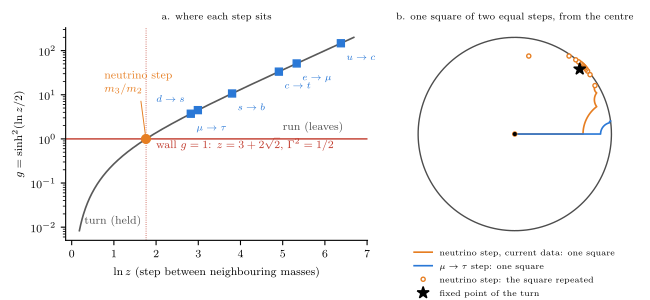

Here is the Python script that generated this plot:
# SCRIPT: NAW-FIG-WALL-01  The neutrino step against the wall, drawn from the boost matrices (no fitted curve).
# Panel a: g = sinh^2(ln z / 2) = (z-1)^2/(4z) for the neutrino step and the charged generation steps; g = 1 is the wall.
# Panel b: the square (step a, step b, back a, back b) of two equal perpendicular steps, repeated, in the Poincare disc.
#          Below the wall it is a turn about a fixed point; past it, a run to the rim.
import numpy as np, math, matplotlib
matplotlib.use('pgf'); import matplotlib.pyplot as plt
plt.rcParams.update({'font.size':8,'pgf.texsystem':'pdflatex','pgf.rcfonts':False,'font.family':'serif','axes.spines.top':False,'axes.spines.right':False})
def boost(ux,uy,r):
    c,s=math.cosh(r),math.sinh(r); u=np.array([ux,uy]); B=np.eye(3); B[0,0]=c; B[0,1:]=s*u; B[1:,0]=s*u; B[1:,1:]=np.eye(2)+(c-1)*np.outer(u,u); return B
def square(r): return boost(1,0,r)@boost(0,1,r)@boost(-1,0,r)@boost(0,-1,r)
disc=lambda p: (p[1]/(1+p[0]), p[2]/(1+p[0]))
g=lambda z:(z-1)**2/(4*z)
nu={'neutrino step, current data':5.80689,'neutrino step, NuFIT 6.0':5.8165}
ch={'$\\mu\\to\\tau$':16.82,'$d\\to s$':19.89,'$s\\to b$':44.74,'$c\\to t$':135.6,'$e\\to\\mu$':206.8,'$u\\to c$':589.4}
zw=3+2*math.sqrt(2)
fig,ax=plt.subplots(1,2,figsize=(6.5,3.0),gridspec_kw={'width_ratios':[1.25,1]})
a=ax[0]; Z=np.geomspace(1.2,800,400); a.plot(np.log(Z),g(Z),color='0.35',lw=1.2)
a.axhline(1,color='#c0392b',lw=1); a.axvline(math.log(zw),color='#c0392b',lw=0.6,ls=':')
a.text(2.0,0.62,'wall $g=1$: $z=3+2\\sqrt{2}$, $\\Gamma^2=1/2$',color='#c0392b')
for k,z in ch.items(): a.plot(math.log(z),g(z),'s',color='#2a78d6',ms=5); a.annotate(k,(math.log(z),g(z)),xytext=((4,-12) if k!='$d\\to s$' else (-30,6)),textcoords='offset points',color='#2a78d6',fontsize=7)
a.plot([math.log(z) for z in nu.values()],[g(z) for z in nu.values()],'o',color='#e67e22',ms=6)
a.annotate('neutrino step\n$m_3/m_2$',(math.log(5.81),g(5.81)),xytext=(-30,34),textcoords='offset points',color='#e67e22',arrowprops=dict(arrowstyle='-',color='#e67e22',lw=0.7))
a.set_yscale('log'); a.set_xlabel('$\\ln z$ (step between neighbouring masses)'); a.set_ylabel('$g=\\sinh^2(\\ln z/2)$'); a.set_title('a. where each step sits',fontsize=7)
a.text(0.3,0.012,'turn (held)',color='0.3'); a.text(5.0,1.6,'run (leaves)',color='0.3')
b=ax[1]; t=np.linspace(0,2*np.pi,300); b.plot(np.cos(t),np.sin(t),color='0.3',lw=1); b.set_aspect('equal'); b.axis('off')
def walk(r,reps):
    dirs=[(1,0),(0,1),(-1,0),(0,-1)]; M=np.eye(3); pts=[disc(M@np.array([1.,0,0]))]; ends=[]
    for k in range(reps):
        for (ux,uy) in dirs:
            for f in np.linspace(0,1,25)[1:]: pts.append(disc(M@boost(ux,uy,r*f)@np.array([1.,0,0])))
            M=M@boost(ux,uy,r)
        ends.append(disc(M@np.array([1.,0,0])))
    return np.array(pts),np.array(ends),M
out=[]
for z,col,reps,lab in [(5.80689,'#e67e22',1,'neutrino step, current data'),(16.82,'#2a78d6',1,'$\\mu\\to\\tau$ step')]:
    r=math.log(z); P,E,M=walk(r,reps); b.plot(P[:,0],P[:,1],color=col,lw=1.2,label=lab+': one square')
    out.append((lab,np.hypot(*E[-1])))
r=math.log(5.80689); C=square(r); p=np.array([1.,0,0]); orb=[disc(p)]
for k in range(15): p=C@p; orb.append(disc(p))
orb=np.array(orb); b.plot(orb[:,0],orb[:,1],'o',color='#e67e22',ms=3,mfc='white',label='neutrino step: the square repeated')
w,v=np.linalg.eig(C); i=np.argmin(abs(w-1)); fp=np.real(v[:,i]); fp=fp/np.sqrt(fp[0]**2-fp[1]**2-fp[2]**2); fp=fp*np.sign(fp[0])
b.plot(*disc(fp),'*',color='k',ms=9,label='fixed point of the turn'); out.append(('fixed point radius',np.hypot(*disc(fp))))
b.plot(0,0,'k.',ms=4); b.legend(frameon=False,fontsize=6.5,loc='upper center',bbox_to_anchor=(0.5,0.0)); b.set_title('b. one square of two equal steps, from the centre',fontsize=7)
plt.tight_layout(); plt.savefig('fig_wall.pdf'); plt.savefig('fig_wall.pgf')
for k,z in {**nu,'mu->tau':16.82}.items():
    gg=g(z); print(f'{k}: z={z} g={gg:.5f}', f'turn {math.degrees(4*math.acos(gg)):.2f} deg' if gg<1 else f'run {4*math.acosh(gg):.3f}')
for lab,R in out: print(lab,'last disc radius',round(R,4))
